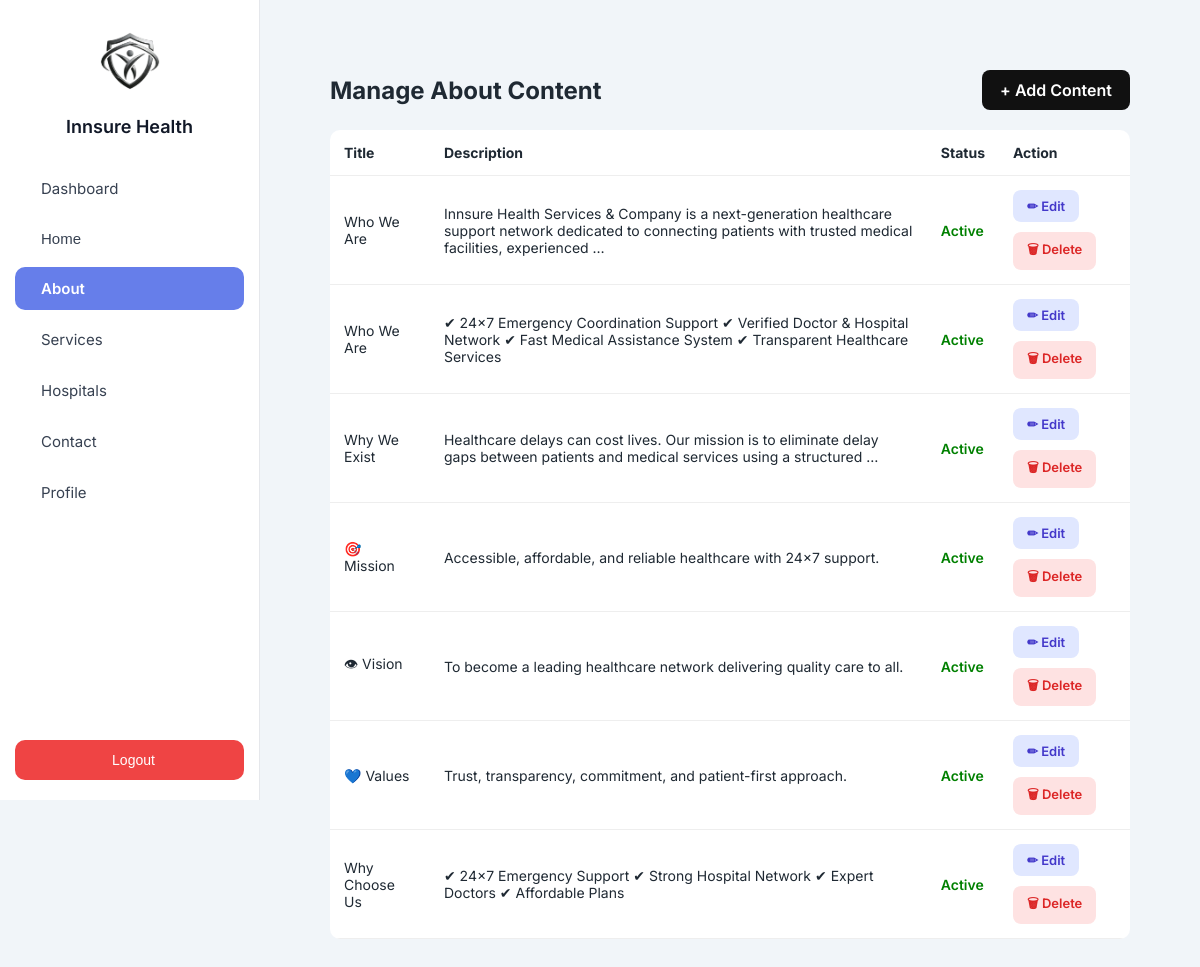
The page /manage-about/ on the database its author committed.
### core/models.py (models this page shows, shortened)
class About(models.Model):
    STATUS_CHOICES = [
        ('Active', 'Active'),
        ('Inactive', 'Inactive'),
    ]
    title = models.CharField(max_length=200)
    description = models.TextField()
    status = models.CharField(
        max_length=10,
        choices=STATUS_CHOICES,
        default='Active'
    )
    created_at = models.DateTimeField(auto_now_add=True)
    updated_at = models.DateTimeField(auto_now=True)

### core/views.py (the view)
# urls.py: path('manage-about/', views.manage_about, name='manage_about'),
def manage_about(request):
    abouts = About.objects.all()
    return render(request, 'manage_about.html', {'abouts': abouts})

### core/templates/manage_about.html (shortened to what this page needs)
{% extends 'sidebar.html' %}
{% block content %}
<div class="container">
    <div class="header">
        <h2>Manage About Content</h2>
        <a href="{% url 'add_about' %}" class="btn">+ Add Content</a>
    </div>
    <table class="table">
        <thead>
            <tr>
                <th>Title</th>
                <th>Description</th>
                <th>Status</th>
                <th>Action</th>
            </tr>
        </thead>
        <tbody>
            {% for about in abouts %}
            <tr>
                <td>{{ about.title }}</td>
                <td>{{ about.description|truncatewords:20 }}</td>
                <td>
                    {% if about.status == "Active" %}
                        <span class="active">Active</span>
                    {% else %}
                        <span class="inactive">Inactive</span>
                    {% endif %}
                </td>
                <td>
                    <div class="action-buttons">
                        <a href="{% url 'edit_about' about.id %}" class="action-btn edit-btn">
                            ✏ Edit
                        </a>
                        <a href="{% url 'delete_about' about.id %}"
                           class="action-btn delete-btn"
                           onclick="return confirm('Are you sure you want to delete this content?')">
                            🗑 Delete
                        </a>
                    </div>
                </td>
            </tr>
            {% empty %}
            <tr>
                <td colspan="4" class="empty">No About Content Found</td>
            </tr>
            {% endfor %}
        </tbody>
    </table>
</div>
{% endblock %}

### core/templates/sidebar.html (style rules this page uses)
* { margin: 0; padding: 0; box-sizing: border-box; }
body { font-family: 'Inter', sans-serif; display: flex; background: #f1f5f9; color: #1f2933; }

### core/templates/manage_about.html (style rules this page uses)
.container { padding:30px; }
.header { display:flex; justify-content:space-between; align-items:center; margin-bottom:20px; flex-wrap:wrap; gap:10px; }
.header h2 { font-size:24px; font-weight:700; }
.btn { background:#111; color:#fff; padding:10px 18px; border-radius:8px; text-decoration:none; font-weight:600; }
.table { width:100%; border-collapse:collapse; background:#fff; border-radius:10px; overflow:hidden; }
.table th, .table td { padding:14px; border-bottom:1px solid #eee; text-align:left; font-size:14px; }
.active { color:green; font-weight:600; }
.action-buttons { display:flex; gap:10px; flex-wrap:wrap; }
.action-btn { padding:8px 14px; border-radius:8px; font-size:13px; font-weight:600; text-decoration:none; display:inline-flex; align-items:center; justify-content:center; gap:6px; transition:0.3s; cursor:pointer; }
.edit-btn { background:#e0e7ff; color:#4338ca; }
.delete-btn { background:#fee2e2; color:#dc2626; }

### rows shown on the page
About: title "Who We Are", description "Innsure Health Services & Company is a next-generation healthcare support network dedicated to connecting patients with trusted medical facilities, experienced …", status "Active"
About: title "Who We Are", description "✔ 24×7 Emergency Coordination Support ✔ Verified Doctor & Hospital Network ✔ Fast Medical Assistance System ✔ Transparent Healthcare Services", status "Active"
About: title "Why We Exist", description "Healthcare delays can cost lives. Our mission is to eliminate delay gaps between patients and medical services using a structured …", status "Active"
About: title "🎯 Mission", description "Accessible, affordable, and reliable healthcare with 24×7 support.", status "Active"
About: title "👁 Vision", description "To become a leading healthcare network delivering quality care to all.", status "Active"
About: title "💙 Values", description "Trust, transparency, commitment, and patient-first approach.", status "Active"
About: title "Why Choose Us", description "✔ 24×7 Emergency Support ✔ Strong Hospital Network ✔ Expert Doctors ✔ Affordable Plans", status "Active"
